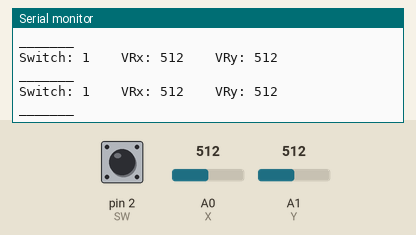
This sketch was run on a simulated Arduino Uno, built with avr-gcc and run on an emulated ATmega328P. Parts: the last lines printed to the serial monitor. Inputs (shaded band) come from the test bench; at power-on: A0 (X) = 512, A1 (Y) = 512, pin 2 (SW) HIGH.

Above: at 1.3 s.
1.4 s: A0 (X) set to 190
At 1.83 s:
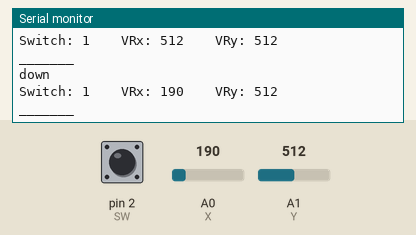
3.5 s: A1 (Y) set to 190
At 3.84 s:
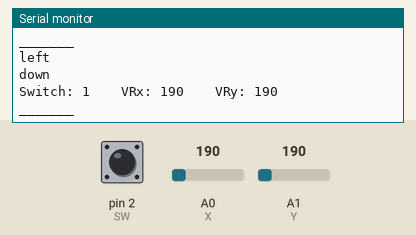
5.5 s: A0 (X) set to 1010
At 5.84 s:
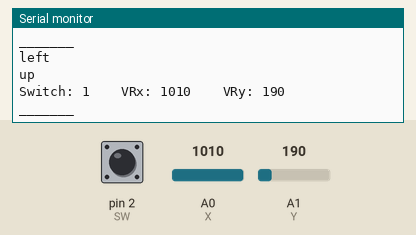
7.5 s: A1 (Y) set to 209
At 7.85 s:
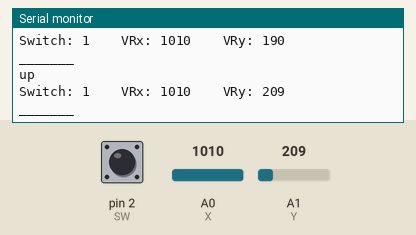
9.0 s: A1 (Y) set to 1010
At 9.35 s:
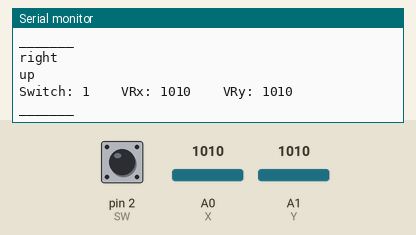
11.0 s: pin 2 (SW) pulled LOW for 0.2 s
Timing chart, 0 to 13.7 s (numbered marks = the images above; inputs shaded):
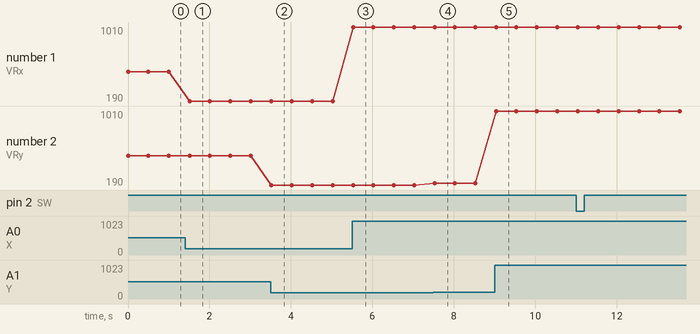

Measured:
- after the input at 1.4 s, the serial monitor: prints a new line after 0.10 s (image 1)
- after the input at 3.5 s, the serial monitor: prints a new line at once (image 2)
- after the input at 5.5 s, the serial monitor: prints a new line at once (image 3)
- after the input at 7.5 s, the serial monitor: prints a new line at once (image 4)
- after the input at 9.0 s, the serial monitor: prints a new line at once (image 5)
- plotted number 1: 512 → 190 after the input at 1.4 s, 190 → 1010 after the input at 5.5 s
- plotted number 2: 190 → 209 after the input at 7.5 s

The sketch:

joystick2.ino
```cpp
const int SW = 2; // SW
const int X = 0; // VRx
const int Y = 1; // VRy

void setup() {
  // put your setup code here, to run once:
  pinMode(SW, INPUT_PULLUP);
  Serial.begin(9600);
}

void loop() {
  // put your main code here, to run repeatedly:
  Serial.print("Switch: ");
  Serial.print(digitalRead(SW));
  Serial.print("\t\t");
  Serial.print("VRx: ");
  Serial.print(analogRead(X));
  Serial.print("\t\t");
  Serial.print("VRy: ");
  Serial.println(analogRead(Y));
  Serial.println("_______");
  delay(500);
  if (analogRead(Y) > 1000)
  {
    Serial.println("right");
  }
  if (analogRead(Y) < 200)
  {
    Serial.println("left");
  }

  if (analogRead(X) < 200)
  {
    Serial.println("down");
  }
  if (analogRead(X) > 1000)
  {
    Serial.println("up");
  }
}
```
